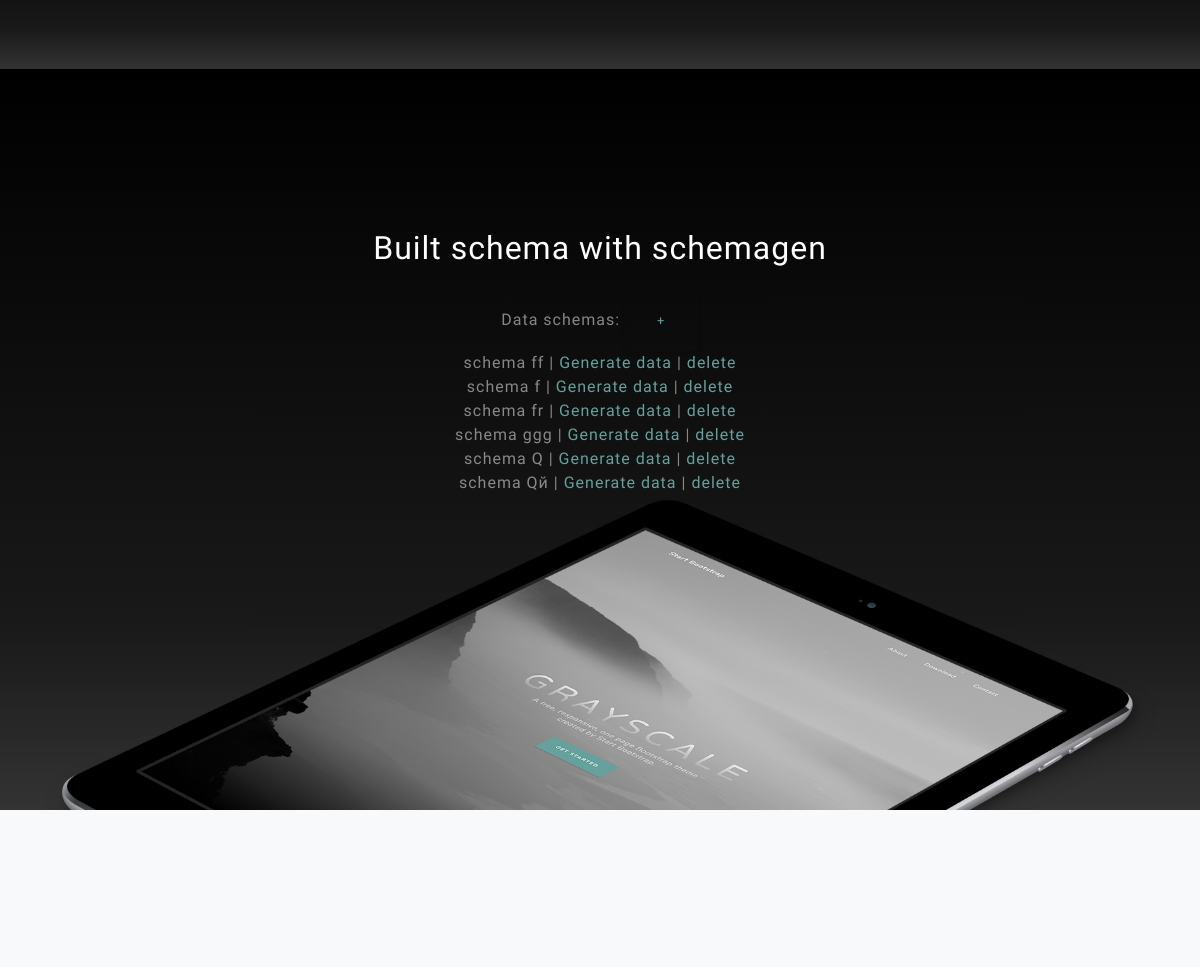
Before: / (signed in, middle part) with the older database file.
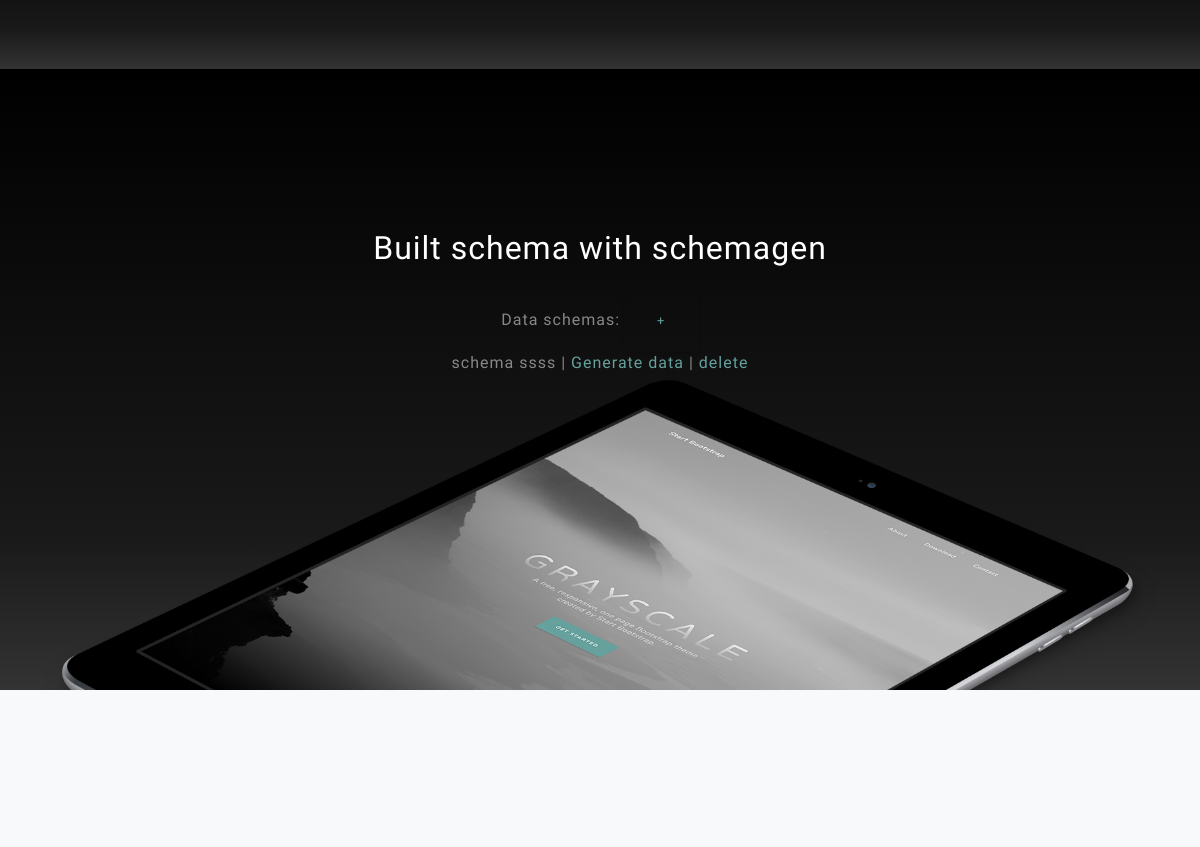
After: the same page with the newer database file.
### schemagen/models.py (models this page shows, shortened)
class Schema(models.Model):
    user = models.ForeignKey("User", on_delete=models.CASCADE)
    name = models.CharField(max_length=25)
    def __str__(self): return f"schema {self.name}"

### schemagen/views.py (the view)
# urls.py: path("", views.index, name="index"),
def index(request):
    user = request.user
    schemas = Schema.objects.filter(user=user)
    return render(request, "schemagen/index.html", {
        "type_list": fields_types.type_list,
        "schemas": schemas
    })

### schemagen/templates/schemagen/index.html (shortened to what this page needs)
<!DOCTYPE html>
<html lang="en">
{% load static %}
    <head>
        <link href="{% static 'css/styles.css' %}" rel="stylesheet" />
    </head>
    <body id="page-top">
        <section class="about-section text-center" id="login_register">
        </section>
        {% if user.is_authenticated %}
        <section class="about-section text-center" id="about">
            <div class="container">
                <div class="row">
                    <div class="col-lg-8 mx-auto">
                        <h2 class="text-white mb-4">Built schema with schemagen</h2>
                        <div class="text-white-50">Data schemas:
                            <a class="btn btn-outline-primary js-scroll-trigger"  href="#create_schema">+</a>
                            </div>
                         {% for schema in schemas %}
                        <div class="text-white-50" id="div_{{ schema.id }}"> {{ schema }}
                        | <a id="{{ schema.id }}" class="btn_data_gen_">Generate data</a>
                        | <a href="">delete</a></div>
                         {% endfor %}
                    </div>
                </div>
                <img class="img-fluid" src="{% static 'assets/img/ipad.png' %}" alt="" />
            </div>
        </section>
        <section class="projects-section bg-light" id="create_schema">
        </section>
         {% endif %}
    </body>
</html>

Changed rows visible on the page:
removed Schema: name "schema ff"
removed Schema: name "schema f"
removed Schema: name "schema fr"
removed Schema: name "schema ggg"
removed Schema: name "schema Q"
removed Schema: name "schema Qй"
added Schema: name "schema ssss"
